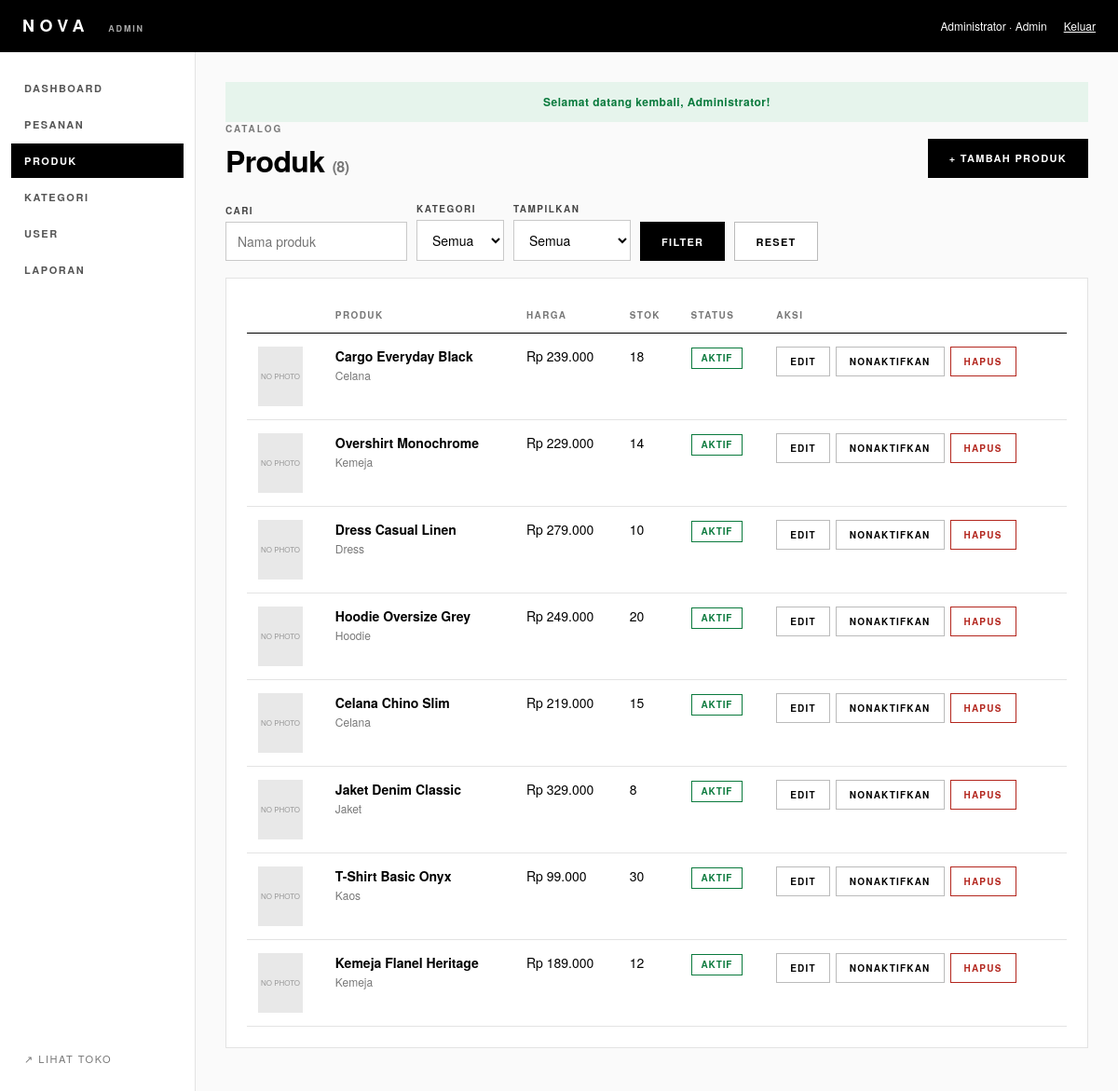
/admin/products.php (signed in), run on the app's committed database.
### tables this page shows
CREATE TABLE products (
 id INT AUTO_INCREMENT PRIMARY KEY,
 category_id INT NULL,
 name VARCHAR(150) NOT NULL,
 price INT NOT NULL DEFAULT 0,
 stock INT NOT NULL DEFAULT 0,
 description TEXT,
 photo VARCHAR(255) NULL,
 status ENUM('active','inactive') NOT NULL DEFAULT 'active',
 created_at TIMESTAMP DEFAULT CURRENT_TIMESTAMP,
 INDEX(category_id), INDEX(status),
 FOREIGN KEY(category_id) REFERENCES categories(id) ON DELETE SET NULL
);

CREATE TABLE categories (
 id INT AUTO_INCREMENT PRIMARY KEY,
 name VARCHAR(80) NOT NULL UNIQUE,
 description VARCHAR(255) NULL,
 created_at TIMESTAMP DEFAULT CURRENT_TIMESTAMP
);

### includes/db.php (called while the page is built)
<?php
function db(): PDO {
    static $pdo = null;
    if ($pdo) return $pdo;
    try {
        $dsn = getenv('TOKOBAJU_DSN') ?: 'mysql:host=' . DB_HOST . ';dbname=' . DB_NAME . ';charset=utf8mb4';
        $pdo = new PDO($dsn, getenv('TOKOBAJU_DSN') ? null : DB_USER, getenv('TOKOBAJU_DSN') ? null : DB_PASS, [
            PDO::ATTR_ERRMODE => PDO::ERRMODE_EXCEPTION,
            PDO::ATTR_DEFAULT_FETCH_MODE => PDO::FETCH_ASSOC,
            PDO::ATTR_EMULATE_PREPARES => false,
        ]);
    } catch (PDOException $e) {
        http_response_code(500);
        exit('Koneksi database gagal. Nyalakan MySQL di XAMPP, impor database/schema.sql, lalu cek config/app.php.');
    }
    return $pdo;
}
function q(string $sql, array $params = []): PDOStatement {
    $st = db()->prepare($sql);
    $st->execute($params);
    return $st;
}

### includes/helpers.php (called while the page is built, shortened)
<?php
function h($s): string { return htmlspecialchars((string)($s ?? ''), ENT_QUOTES, 'UTF-8'); }
function rupiah($n): string { return 'Rp ' . number_format((float)$n, 0, ',', '.'); }
function paginate(int $total, int $per = PER_PAGE): array {
    $pages = max(1, (int)ceil($total / $per));
    $page = min(max(1, (int)($_GET['page'] ?? 1)), $pages);
    return [($page - 1) * $per, $pages, $page];
}

### admin/products.php (the view, shortened to what this page needs)
<?php
require_once __DIR__ . '/../includes/bootstrap.php';
$s = trim($_GET['s'] ?? ''); $cat = (int)($_GET['cat'] ?? 0); $f = $_GET['f'] ?? '';
$where = ['1=1']; $params = [];
$cond = implode(' AND ', $where);
$total = (int)q("SELECT COUNT(*) FROM products p WHERE $cond", $params)->fetchColumn();
[$off, $pages, $page] = paginate($total);
$rows = q(PRODUCT_SELECT . " WHERE $cond ORDER BY p.id DESC LIMIT " . PER_PAGE . " OFFSET $off", $params)->fetchAll();
require __DIR__ . '/../includes/partials/admin_header.php';
?>
<div class="page-head"><div><div class="eyebrow">Catalog</div><h1>Produk <span class="muted" style="font-size:1rem">(<?= $total ?>)</span></h1></div><a class="btn" href="product_form.php">+ Tambah produk</a></div>
<form class="filters" method="get">
  <div class="field"><label>Cari</label><input type="search" name="s" value="<?= h($s) ?>" placeholder="Nama produk"></div>
  <div class="field"><label>Kategori</label><select name="cat"><option value="0">Semua</option></select></div>
  <div class="field"><label>Tampilkan</label><select name="f"><option value="">Semua</option></select></div>
  <button class="btn">Filter</button><a class="btn light" href="products.php">Reset</a>
</form>
<section class="panel"><div class="table-wrap"><table>
  <thead><tr><th></th><th>Produk</th><th>Harga</th><th>Stok</th><th>Status</th><th>Aksi</th></tr></thead><tbody>
  <?php foreach ($rows as $p): ?>
    <tr><td><?php if ($p['photo']): ?><img class="thumb-sm" src="<?= url('uploads/' . h($p['photo'])) ?>" alt=""><?php else: ?><div class="thumb-sm ph">NO PHOTO</div><?php endif; ?></td>
      <td><b><?= h($p['name']) ?></b><small><?= h($p['category'] ?? 'Tanpa kategori') ?></small></td>
      <td><?= rupiah($p['price']) ?></td>
      <td class="<?= $p['stock'] <= LOW_STOCK ? 'low' : '' ?>"><?= (int)$p['stock'] ?><?= $p['stock'] <= 0 ? ' · habis' : ($p['stock'] <= LOW_STOCK ? ' · menipis' : '') ?></td>
      <td><span class="status <?= $p['status'] === 'active' ? 'st-ok' : 'st-bad' ?>"><?= $p['status'] === 'active' ? 'Aktif' : 'Nonaktif' ?></span></td>
      <td><div class="actions">
        <a class="btn light small" href="product_form.php?id=<?= $p['id'] ?>">Edit</a>
        <form method="post"><button class="btn light small"><?= $p['status'] === 'active' ? 'Nonaktifkan' : 'Aktifkan' ?></button></form>
        <form method="post" data-confirm="Hapus produk ini? Riwayat pesanan tetap tersimpan."><button class="btn danger small">Hapus</button></form>
      </div></td></tr>
  <?php endforeach; ?></tbody></table></div><?= pager($pages, $page) ?></section>
<?php require __DIR__ . '/../includes/partials/admin_footer.php'; ?>

### assets/css/base.css (style rules this page uses)
:root { --ink: #000; --paper: #fff; --soft: #f4f4f4; --line: #e3e3e3; --mute: #777; --ok: #0a7a3d; --bad: #b3261e; --run: #1d4ed8; --wait: #8a6100; --font: "Helvetica Neue", Helvetica, Arial, sans-serif; }
* { box-sizing: border-box; }
html { scroll-behavior: smooth; }
body { margin: 0; background: var(--paper); color: var(--ink); font: 14px/1.55 var(--font); -webkit-font-smoothing: antialiased; }
a { color: inherit; }
h1, h2, h3 { margin: 0; line-height: 1.15; letter-spacing: -.02em; }
.eyebrow { font-size: 10px; font-weight: 700; letter-spacing: .2em; text-transform: uppercase; color: var(--mute); margin-bottom: 8px; }
.muted { color: var(--mute); }
.small { font-size: 12px; }
.btn, button.btn { display: inline-flex; align-items: center; justify-content: center; gap: 6px; height: 42px; padding: 0 22px; background: var(--ink); color: var(--paper); border: 1px solid var(--ink); font: 700 11px var(--font); letter-spacing: .12em; text-transform: uppercase; text-decoration: none; cursor: pointer; transition: .2s; }
.btn.light { background: var(--paper); color: var(--ink); border-color: #bbb; }
.btn.danger { background: var(--paper); color: var(--bad); border-color: var(--bad); }
.btn.small { height: 32px; padding: 0 14px; font-size: 10px; }
.field { margin-bottom: 18px; }
.field label { display: block; margin-bottom: 7px; font-size: 10px; font-weight: 700; letter-spacing: .15em; text-transform: uppercase; color: #444; }
input[type=text], input[type=email], input[type=password], input[type=number], input[type=tel], input[type=date], input[type=search], input[type=file], select, textarea { width: 100%; min-height: 42px; padding: 10px 12px; border: 1px solid #c9c9c9; background: var(--paper); color: var(--ink); font: 14px var(--font); border-radius: 0; outline: none; }
.status { display: inline-block; padding: 3px 10px; border: 1px solid currentColor; font-size: 10px; font-weight: 700; letter-spacing: .08em; text-transform: uppercase; white-space: nowrap; }
.st-ok { color: var(--ok); }
.table-wrap { overflow-x: auto; }
table { width: 100%; border-collapse: collapse; }
th { text-align: left; font-size: 10px; font-weight: 700; letter-spacing: .14em; text-transform: uppercase; color: var(--mute); padding: 10px 12px; border-bottom: 1px solid var(--ink); white-space: nowrap; }
td { padding: 14px 12px; border-bottom: 1px solid var(--line); vertical-align: top; }
td small { display: block; color: var(--mute); font-size: 12px; }

### assets/css/admin.css (style rules this page uses)
body.admin { background: #fafafa; }
.page-head { display: flex; justify-content: space-between; align-items: end; gap: 16px; margin-bottom: 26px; flex-wrap: wrap; }
.page-head h1 { font-size: 2rem; }
.panel { background: #fff; border: 1px solid var(--line); padding: 22px; margin-bottom: 18px; }
.filters { display: flex; gap: 10px; flex-wrap: wrap; align-items: end; margin-bottom: 18px; }
.filters .field { margin: 0; }
.filters .field label { margin-bottom: 4px; }
.filters input, .filters select { min-height: 38px; }
.thumb-sm { width: 48px; height: 64px; object-fit: cover; background: #e8e8e8; }
.thumb-sm.ph { display: grid; place-items: center; font-size: 8px; color: #999; text-align: center; }
.actions { display: flex; gap: 6px; flex-wrap: wrap; }
.actions form { margin: 0; }

### data on the page
products: shows "NO PHOTO", name "Cargo Everyday Black", category.name "Celana", price "Rp 239.000", stock "18", status "AKTIF"
products: shows "NO PHOTO", name "Overshirt Monochrome", category.name "Kemeja", price "Rp 229.000", stock "14", status "AKTIF"
products: shows "NO PHOTO", name "Dress Casual Linen", category.name "Dress", price "Rp 279.000", stock "10", status "AKTIF"
products: shows "NO PHOTO", name "Hoodie Oversize Grey", category.name "Hoodie", price "Rp 249.000", stock "20", status "AKTIF"
products: shows "NO PHOTO", name "Celana Chino Slim", category.name "Celana", price "Rp 219.000", stock "15", status "AKTIF"
products: shows "NO PHOTO", name "Jaket Denim Classic", category.name "Jaket", price "Rp 329.000", stock "8", status "AKTIF"
products: shows "NO PHOTO", name "T-Shirt Basic Onyx", category.name "Kaos", price "Rp 99.000", stock "30", status "AKTIF"
products: shows "NO PHOTO", name "Kemeja Flanel Heritage", category.name "Kemeja", price "Rp 189.000", stock "12", status "AKTIF"

### other printed values
APP_NAME "NOVA"
$_SESSION['user_name'] "Administrator"
current_role() "Admin"
$label "DASHBOARD"
$label "PESANAN"
$label "PRODUK"
$label "KATEGORI"
$label "USER"
$label "LAPORAN"
$flash['message'] "Selamat datang kembali, Administrator!"
$total "8"
